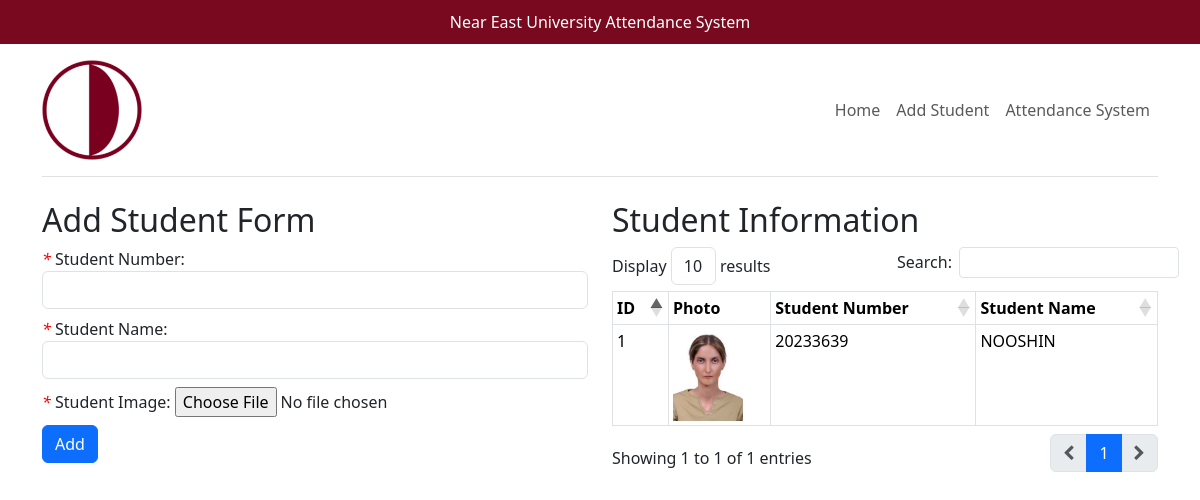
Page /add_show_student on the committed database.
### tables this page shows
CREATE TABLE students (
    id INTEGER PRIMARY KEY AUTOINCREMENT,
    student_no TEXT UNIQUE,
    student_name TEXT,
    image_path TEXT,
    present TEXT
);

### app.py (the view)
@app.route('/add_show_student')
def add_show_student():
    init_db()
    conn = sqlite3.connect(DATABASE_FILE)
    cursor = conn.cursor()
    cursor.execute('SELECT * FROM students')
    students = cursor.fetchall()
    conn.close()
    return render_template('/add_show_student.html', students=students)

### app.py (called while the page is built)
def init_db():
    with app.app_context():
        conn = sqlite3.connect(DATABASE_FILE)
        cursor = conn.cursor()
        with open(SCHEMA_FILE, 'r') as schema_file:
            cursor.executescript(schema_file.read())
        conn.commit()
        conn.close()
        print("Database initialized.")

### templates/add_show_student.html (shortened to what this page needs)
{% extends 'base.html' %}
{% block content %}
<div class="row">
    <div class="col-6">
        <h2>Add Student Form</h2>
        <form action="/add_student" method="post" enctype="multipart/form-data">
            <div class="form-group mb-2">
            <label for="student_no"><em class="red">* </em>Student Number:</label>
            <input class="form-control" type="number" id="student_no" name="student_no" required>
            </div>
            <div class="form-group mb-2">
            <label for="name"><em class="red">* </em>Student Name:</label>
            <input class="form-control" type="text" id="name" name="name" required>
            </div>
            <div class="form-group mb-2">
                <label for="image"><em class="red">* </em>Student Image:</label>
                <input class="form-control-file" type="file" id="image" name="image" accept=".jpg, .jpeg, .png" required>
            </div>
            <button type="submit" class="btn btn-primary">Add</button>
        </form>
    </div>
    <div class="col-6">
        <h2>Student Information</h2>
        <table id="student-info" class="table table-bordered table-sm" cellspacing="0" width="100%">
        <thead>
            <tr>
                <th class="th-sm">ID</th>
                <th class="th-sm">Photo</th>
                <th class="th-sm">Student Number</th>
                <th class="th-sm">Student Name</th>
            </tr>
        </thead>
        <tbody>
            {% for student in students %}
                <tr>
                    <td>{{ student[0] }}</td>
                    {% set image_path = student[3] %}
                    {% set image_filename = image_path.split('\\')[-1] %}
                    <td><img class="student-image" src="/{{ image_filename }}"></td>
                    <td>{{ student[1] }}</td>
                    <td>{{ student[2] }}</td>
                </tr>
            {% endfor %}
        </tbody>
        </table>
    </div>
</div>
{% endblock %}

### static/css/main.css (style rules this page uses)
:root { --main: #78091e; --light-gray: #d6d6d6; }
.student-image { width: 70px; }
.red { color: red; }

### rows in the picture
students: id "1", image_path (picture), student_no "20233639", student_name "NOOSHIN"
